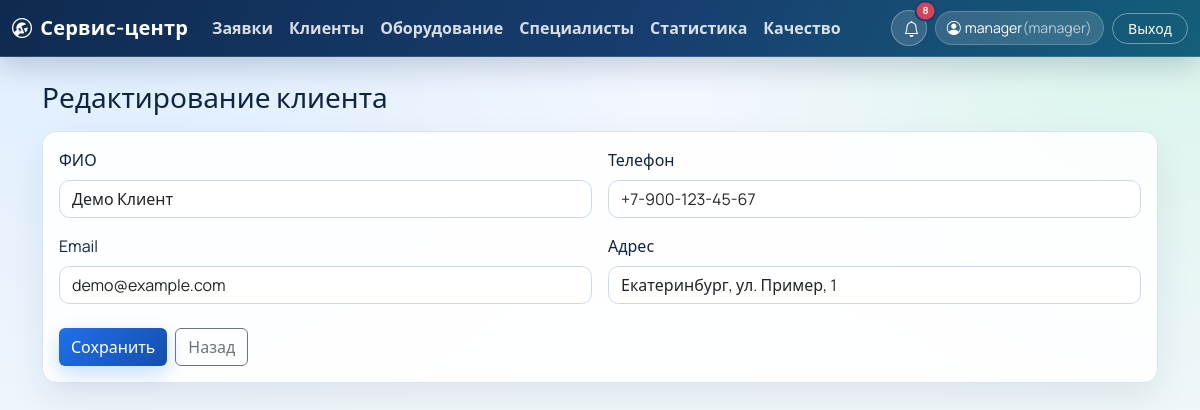
The app's page /clients/1/edit (signed in) with its own data.
### app/models.py (models this page shows, shortened)
class User(UserMixin, db.Model):
    __tablename__ = "users"
    user_id = db.Column(db.Integer, primary_key=True)
    login = db.Column(db.String(60), unique=True, nullable=False)
    password_hash = db.Column(db.String(255), nullable=False)
    role_id = db.Column(db.Integer, db.ForeignKey("roles.role_id"), nullable=False)
    master_id = db.Column(db.Integer, db.ForeignKey("masters.master_id"), nullable=True)
    role = db.relationship("Role", back_populates="users")
    master = db.relationship("Master", back_populates="user")
    comments = db.relationship("RequestComment", back_populates="user", lazy="dynamic")
    notifications = db.relationship("StatusNotification", back_populates="user", lazy="dynamic")
    @property
    def role_name(self) -> str:
        if self.role is None:
            return ""
        return self.role.role_name

class Role(db.Model):
    __tablename__ = "roles"
    role_id = db.Column(db.Integer, primary_key=True)
    role_name = db.Column(db.String(50), unique=True, nullable=False)
    users = db.relationship("User", back_populates="role", lazy="dynamic")

class Client(db.Model):
    __tablename__ = "clients"
    client_id = db.Column(db.Integer, primary_key=True)
    full_name = db.Column(db.String(150), nullable=False)
    phone = db.Column(db.String(30), nullable=False)
    email = db.Column(db.String(120), nullable=True)
    address = db.Column(db.String(255), nullable=True)
    equipment_items = db.relationship("Equipment", back_populates="client", lazy="dynamic")

### app/routes.py (the view, shortened to what this page needs)
    @app.route("/clients/<int:client_id>/edit", methods=["GET", "POST"])
    @login_required
    @role_required("admin", "operator", "manager")
    def clients_edit(client_id: int):
        client = Client.query.get_or_404(client_id)
        return render_template("clients_form.html", client=client)

### app/__init__.py (called while the page is built)
@login_manager.user_loader
def load_user(user_id: str):
    return db.session.get(User, int(user_id))

### app/routes.py (called while the page is built, shortened)
def _visible_notifications_query(user: User):
    notifications_query = StatusNotification.query.order_by(StatusNotification.created_at.desc())
    if user.role_name != "master":
        return notifications_query

### app/templates/clients_form.html (shortened to what this page needs)
{% extends 'base.html' %}
{% block content %}
<h1 class="h3 mb-3">{% if client %}Редактирование клиента{% else %}Новый клиент{% endif %}</h1>
<form method="post" class="card card-body">
  <div class="row g-3">
    <div class="col-md-6">
      <label class="form-label">ФИО</label>
      <input class="form-control" name="full_name" required value="{{ client.full_name if client else '' }}">
    </div>
    <div class="col-md-6">
      <label class="form-label">Телефон</label>
      <input class="form-control" name="phone" required value="{{ client.phone if client else '' }}">
    </div>
    <div class="col-md-6">
      <label class="form-label">Email</label>
      <input class="form-control" name="email" value="{{ client.email if client and client.email else '' }}">
    </div>
    <div class="col-md-6">
      <label class="form-label">Адрес</label>
      <input class="form-control" name="address" value="{{ client.address if client and client.address else '' }}">
    </div>
  </div>
  <div class="mt-4 d-flex gap-2">
    <button class="btn btn-primary" type="submit">Сохранить</button>
    <a class="btn btn-outline-secondary" href="{{ url_for('clients_list') }}">Назад</a>
  </div>
</form>
{% endblock %}

### app/templates/base.html (shortened to what this page needs)
<!doctype html>
<html lang="ru">
<head>
  <link href="https://cdn.jsdelivr.net/npm/bootstrap@5.3.5/dist/css/bootstrap.min.css" rel="stylesheet">
  <link href="https://cdn.jsdelivr.net/npm/bootstrap-icons@1.11.3/font/bootstrap-icons.min.css" rel="stylesheet">
  <link href="{{ url_for('static', filename='css/style.css') }}" rel="stylesheet">
</head>
<body>
  {% if current_user.is_authenticated %}
  <nav class="navbar navbar-expand-lg navbar-dark app-navbar mb-4">
    <div class="container-fluid">
      <a class="navbar-brand app-brand" href="{{ url_for('dashboard') }}">
        <i class="bi bi-wrench-adjustable-circle me-2"></i>Сервис-центр
      </a>
      <div class="collapse navbar-collapse" id="navMenu">
        <ul class="navbar-nav me-auto mb-2 mb-lg-0">
          <li class="nav-item"><a class="nav-link" href="{{ url_for('requests_list') }}">Заявки</a></li>
          {% if current_user.role_name in ['admin', 'operator', 'manager'] %}
          <li class="nav-item"><a class="nav-link" href="{{ url_for('clients_list') }}">Клиенты</a></li>
          <li class="nav-item"><a class="nav-link" href="{{ url_for('equipment_list') }}">Оборудование</a></li>
          <li class="nav-item"><a class="nav-link" href="{{ url_for('masters_list') }}">Специалисты</a></li>
          {% endif %}
          {% if current_user.role_name in ['admin', 'operator', 'manager'] %}
          <li class="nav-item"><a class="nav-link" href="{{ url_for('stats_page') }}">Статистика</a></li>
          {% endif %}
          <li class="nav-item"><a class="nav-link" href="{{ url_for('quality_page') }}">Качество</a></li>
        </ul>
        <div class="d-flex align-items-center gap-2 ms-auto">
          <div class="dropdown">
            <button class="btn app-icon-btn position-relative" type="button" data-bs-toggle="dropdown" aria-expanded="false" title="Уведомления">
              <i class="bi bi-bell"></i>
              {% if navbar_notification_count > 0 %}
              <span class="position-absolute top-0 start-100 translate-middle badge rounded-pill app-badge">
                {{ navbar_notification_count if navbar_notification_count < 100 else '99+' }}
              </span>
              {% endif %}
            </button>
          </div>
          <div class="app-profile-chip">
            <i class="bi bi-person-circle me-1"></i>
            {{ current_user.login }}
            <span class="text-muted">({{ current_user.role_name }})</span>
          </div>
          <a class="btn btn-sm app-logout-btn" href="{{ url_for('logout') }}">Выход</a>
        </div>
      </div>
    </div>
  </nav>
  {% endif %}
  <main class="container pb-5">
    {% block content %}{% endblock %}
  </main>
</body>
</html>

### app/static/css/style.css (style rules this page uses)
:root { --bg-1: #f3f6ff; --bg-2: #eef8f5; --surface: rgba(255, 255, 255, 0.9); --line: #d9e3f5; --text-main: #10233f; --text-soft: #5f6f87; --brand: #1f6feb; --brand-dark: #164fab; --accent: #1fbf75; --danger: #d4435b; --shadow: 0 14px 35px rgba(11, 33, 74, 0.08); }
body { font-family: "Manrope", "Segoe UI", sans-serif; color: var(--text-main); background: radial-gradient(circle at 10% -10%, #d9ecff 0%, transparent 40%), radial-gradient(circle at 95% 0%, #d8f5ea 0%, transparent 32%), linear-gradient(180deg, var(--bg-1) 0%, var(--bg-2) 100%); min-height: 100vh; }
.app-navbar { background: linear-gradient(120deg, #0f2a50 0%, #173e6f 55%, #145f7a 100%); border-bottom: 1px solid rgba(255, 255, 255, 0.15); box-shadow: 0 8px 30px rgba(6, 27, 56, 0.2); }
.app-brand { font-weight: 700; letter-spacing: 0.2px; color: #fff; }
.navbar .nav-link { color: rgba(255, 255, 255, 0.84); font-weight: 600; }
.app-icon-btn { width: 2.25rem; height: 2.25rem; border-radius: 999px; border: 1px solid rgba(255, 255, 255, 0.3); background: rgba(255, 255, 255, 0.15); color: #fff; }
.app-badge { background: var(--danger); border: 2px solid #173e6f; font-size: 0.62rem; }
.app-profile-chip { display: inline-flex; align-items: center; border-radius: 999px; padding: 0.36rem 0.7rem; color: #fff; background: rgba(255, 255, 255, 0.14); border: 1px solid rgba(255, 255, 255, 0.2); font-size: 0.88rem; }
.app-profile-chip .text-muted { color: rgba(255, 255, 255, 0.65) !important; }
.app-logout-btn { border-radius: 999px; border: 1px solid rgba(255, 255, 255, 0.4); color: #fff; background: transparent; padding-inline: 0.95rem; }
.card { border: 1px solid var(--line); border-radius: 0.9rem; background: var(--surface); box-shadow: var(--shadow); backdrop-filter: blur(3px); }
.btn-primary { background: linear-gradient(135deg, var(--brand) 0%, var(--brand-dark) 100%); border: 0; box-shadow: 0 8px 20px rgba(31, 111, 235, 0.24); }
.form-control, .form-select { border-color: #c8d8f2; border-radius: 0.65rem; }

### records on screen
User: login "manager"
Role: role_name "manager"
Client: full_name "Демо Клиент", phone "+7-900-123-45-67", email "demo@example.com", address "Екатеринбург, ул. Пример, 1"
